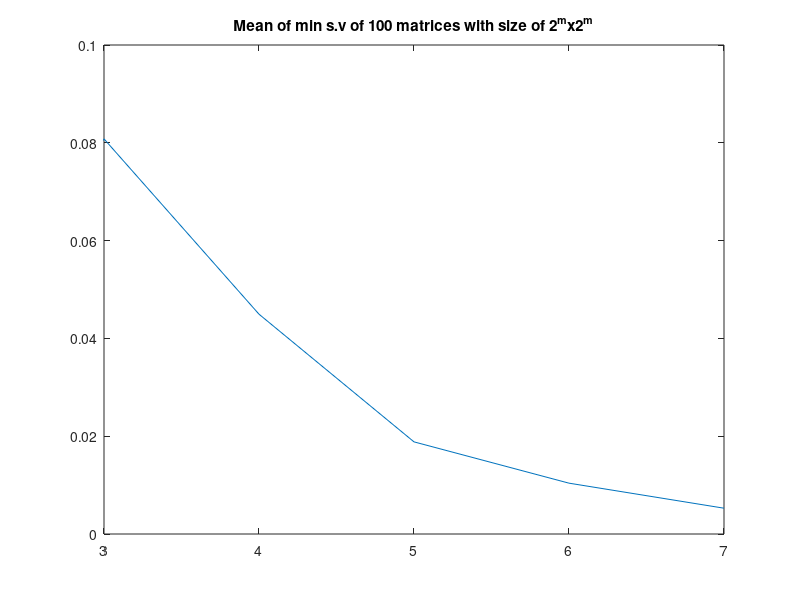

The MATLAB script that drew this image:
% Matlab HW 5

sig_min = zeros(100:1);
mean_sig_min = zeros(7:1);

for j = 3:7
    
    for i = 1:100

        A = randn(2^j, 2^j)/sqrt(2^j);

        % Default is 2 norm
        % <sigma> array contains all singular values of every 100 matrices.
        sigma = svd(A);

        % <sig_min> array contains 100 minimum singular values
        sig_min(i) = sigma(2^j);

    end
    
    mean_sig_min(j) = mean(sig_min);
    
end

figure(1);
plot(mean_sig_min);
xlim([3 7]);
title("Mean of min s.v of 100 matrices with size of 2^mx2^m");